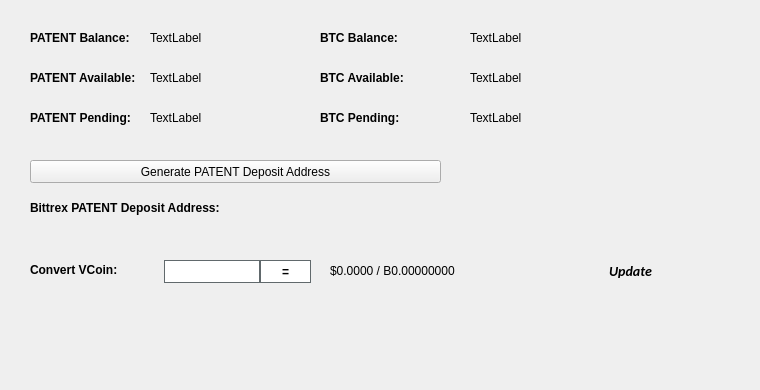
   <widget class="QWidget" name="BalanceTab">
    <attribute name="title">
     <string>Balance</string>
    </attribute>
    <widget class="QLabel" name="BitcoinBalanceLabel">
     <property name="geometry">
      <rect>
       <x>470</x>
       <y>30</y>
       <width>150</width>
       <height>16</height>
      </rect>
     </property>
     <property name="text">
      <string>TextLabel</string>
     </property>
    </widget>
    <widget class="QLabel" name="PATENTBalanceLabel">
     <property name="geometry">
      <rect>
       <x>150</x>
       <y>30</y>
       <width>150</width>
       <height>16</height>
      </rect>
     </property>
     <property name="text">
      <string>TextLabel</string>
     </property>
    </widget>
    <widget class="QLabel" name="label_11">
     <property name="geometry">
      <rect>
       <x>30</x>
       <y>30</y>
       <width>101</width>
       <height>16</height>
      </rect>
     </property>
     <property name="font">
      <font>
       <weight>75</weight>
       <bold>true</bold>
      </font>
     </property>
     <property name="text">
      <string>PATENT Balance:</string>
     </property>
    </widget>
    <widget class="QLabel" name="label_12">
     <property name="geometry">
      <rect>
       <x>320</x>
       <y>30</y>
       <width>101</width>
       <height>16</height>
      </rect>
     </property>
     <property name="font">
      <font>
       <weight>75</weight>
       <bold>true</bold>
      </font>
     </property>
     <property name="text">
      <string>BTC Balance:</string>
     </property>
    </widget>
    <widget class="QLabel" name="PATENTAvailableLabel_2">
     <property name="geometry">
      <rect>
       <x>150</x>
       <y>70</y>
       <width>150</width>
       <height>16</height>
      </rect>
     </property>
     <property name="text">
      <string>TextLabel</string>
     </property>
    </widget>
    <widget class="QLabel" name="label_13">
     <property name="geometry">
      <rect>
       <x>30</x>
       <y>70</y>
       <width>111</width>
       <height>16</height>
      </rect>
     </property>
     <property name="font">
      <font>
       <weight>75</weight>
       <bold>true</bold>
      </font>
     </property>
     <property name="text">
      <string>PATENT Available:</string>
     </property>
    </widget>
    <widget class="QLabel" name="label_14">
     <property name="geometry">
      <rect>
       <x>30</x>
       <y>110</y>
       <width>101</width>
       <height>16</height>
      </rect>
     </property>
     <property name="font">
      <font>
       <weight>75</weight>
       <bold>true</bold>
      </font>
     </property>
     <property name="text">
      <string>PATENT Pending:</string>
     </property>
    </widget>
    <widget class="QLabel" name="PATENTPendingLabel">
     <property name="geometry">
      <rect>
       <x>150</x>
       <y>110</y>
       <width>150</width>
       <height>16</height>
      </rect>
     </property>
     <property name="text">
      <string>TextLabel</string>
     </property>
    </widget>
    <widget class="QLabel" name="label_15">
     <property name="geometry">
      <rect>
       <x>320</x>
       <y>70</y>
       <width>111</width>
       <height>16</height>
      </rect>
     </property>
     <property name="font">
      <font>
       <weight>75</weight>
       <bold>true</bold>
      </font>
     </property>
     <property name="text">
      <string>BTC Available:</string>
     </property>
    </widget>
    <widget class="QLabel" name="BitcoinAvailableLabel">
     <property name="geometry">
      <rect>
       <x>470</x>
       <y>70</y>
       <width>150</width>
       <height>16</height>
      </rect>
     </property>
     <property name="text">
      <string>TextLabel</string>
     </property>
    </widget>
    <widget class="QLabel" name="label_31">
     <property name="geometry">
      <rect>
       <x>320</x>
       <y>110</y>
       <width>111</width>
       <height>16</height>
      </rect>
     </property>
     <property name="font">
      <font>
       <weight>75</weight>
       <bold>true</bold>
      </font>
     </property>
     <property name="text">
      <string>BTC Pending:</string>
     </property>
    </widget>
    <widget class="QLabel" name="BitcoinPendingLabel">
     <property name="geometry">
      <rect>
       <x>470</x>
       <y>110</y>
       <width>150</width>
       <height>16</height>
      </rect>
     </property>
     <property name="text">
      <string>TextLabel</string>
     </property>
    </widget>
    <widget class="QLabel" name="label_33">
     <property name="geometry">
      <rect>
       <x>30</x>
       <y>200</y>
       <width>221</width>
       <height>16</height>
      </rect>
     </property>
     <property name="font">
      <font>
       <weight>75</weight>
       <bold>true</bold>
      </font>
     </property>
     <property name="text">
      <string>Bittrex PATENT Deposit Address:</string>
     </property>
    </widget>
    <widget class="QPushButton" name="GenDepositBTN">
     <property name="geometry">
      <rect>
       <x>30</x>
       <y>160</y>
       <width>411</width>
       <height>23</height>
      </rect>
     </property>
     <property name="text">
      <string>Generate PATENT Deposit Address</string>
     </property>
     <property name="icon">
      <iconset resource="../patent.qrc">
       <normaloff>:/icons/bitcoin</normaloff>:/icons/bitcoin</iconset>
     </property>
    </widget>
    <widget class="QLabel" name="DepositAddressLabel">
     <property name="geometry">
      <rect>
       <x>200</x>
       <y>200</y>
       <width>261</width>
       <height>16</height>
      </rect>
     </property>
     <property name="palette">
      <palette>
       <active>
        <colorrole role="WindowText">
         <brush brushstyle="SolidPattern">
          <color alpha="255">
           <red>0</red>
           <green>0</green>
           <blue>0</blue>
          </color>
         </brush>
        </colorrole>
        <colorrole role="Text">
         <brush brushstyle="SolidPattern">
          <color alpha="255">
           <red>0</red>
           <green>0</green>
           <blue>255</blue>
          </color>
         </brush>
        </colorrole>
       </active>
       <inactive>
        <colorrole role="WindowText">
         <brush brushstyle="SolidPattern">
          <color alpha="255">
           <red>0</red>
           <green>0</green>
           <blue>0</blue>
          </color>
         </brush>
        </colorrole>
        <colorrole role="Text">
         <brush brushstyle="SolidPattern">
          <color alpha="255">
           <red>0</red>
           <green>0</green>
           <blue>255</blue>
          </color>
         </brush>
        </colorrole>
       </inactive>
       <disabled>
        <colorrole role="WindowText">
         <brush brushstyle="SolidPattern">
          <color alpha="255">
           <red>120</red>
           <green>120</green>
           <blue>120</blue>
          </color>
         </brush>
        </colorrole>
        <colorrole role="Text">
         <brush brushstyle="SolidPattern">
          <color alpha="255">
           <red>120</red>
           <green>120</green>
           <blue>120</blue>
          </color>
         </brush>
        </colorrole>
       </disabled>
      </palette>
     </property>
     <property name="font">
      <font>
       <weight>75</weight>
       <bold>true</bold>
      </font>
     </property>
     <property name="text">
      <string/>
     </property>
     <property name="alignment">
      <set>Qt::AlignRight|Qt::AlignTrailing|Qt::AlignVCenter</set>
     </property>
     <property name="textInteractionFlags">
      <set>Qt::LinksAccessibleByMouse|Qt::TextSelectableByKeyboard|Qt::TextSelectableByMouse</set>
     </property>
    </widget>
    <widget class="QLabel" name="label_8">
     <property name="geometry">
      <rect>
       <x>460</x>
       <y>300</y>
       <width>281</width>
       <height>81</height>
      </rect>
     </property>
     <property name="text">
      <string/>
     </property>
     <property name="pixmap">
      <pixmap>:/images/bittrex</pixmap>
     </property>
    </widget>
    <widget class="QWidget" name="widgetConversion" native="true">
     <property name="geometry">
      <rect>
       <x>0</x>
       <y>250</y>
       <width>751</width>
       <height>43</height>
      </rect>
     </property>
     <property name="minimumSize">
      <size>
       <width>0</width>
       <height>43</height>
      </size>
     </property>
     <property name="styleSheet">
      <string notr="true"/>
     </property>
     <widget class="QPushButton" name="btnUpdateMarketData">
      <property name="geometry">
       <rect>
        <x>575</x>
        <y>0</y>
        <width>111</width>
        <height>41</height>
       </rect>
      </property>
      <property name="sizePolicy">
       <sizepolicy hsizetype="Expanding" vsizetype="Expanding">
        <horstretch>0</horstretch>
        <verstretch>0</verstretch>
       </sizepolicy>
      </property>
      <property name="font">
       <font>
        <family>calibri</family>
        <pointsize>-1</pointsize>
        <weight>75</weight>
        <italic>true</italic>
        <bold>true</bold>
       </font>
      </property>
      <property name="styleSheet">
       <string notr="true">margin:0px;text-align:center;padding:2px;border-radius:3px;font-style:italic;width:100px;font-size:14px;font-family:calibri;font-weight:600;</string>
      </property>
      <property name="text">
       <string>Update</string>
      </property>
      <property name="iconSize">
       <size>
        <width>150</width>
        <height>35</height>
       </size>
      </property>
      <property name="autoDefault">
       <bool>true</bool>
      </property>
      <property name="default">
       <bool>true</bool>
      </property>
     </widget>
     <widget class="QLabel" name="lblConvertVCoin">
      <property name="geometry">
       <rect>
        <x>30</x>
        <y>10</y>
        <width>131</width>
        <height>20</height>
       </rect>
      </property>
      <property name="styleSheet">
       <string notr="true"/>
      </property>
      <property name="text">
       <string>&lt;html&gt;&lt;head/&gt;&lt;body&gt;&lt;p&gt;&lt;span style=&quot; font-weight:600;&quot;&gt;Convert VCoin:&lt;/span&gt;&lt;/p&gt;&lt;/body&gt;&lt;/html&gt;</string>
      </property>
     </widget>
     <widget class="QLineEdit" name="txtConvertVCoinQty">
      <property name="geometry">
       <rect>
        <x>160</x>
        <y>10</y>
        <width>100</width>
        <height>23</height>
       </rect>
      </property>
      <property name="minimumSize">
       <size>
        <width>100</width>
        <height>23</height>
       </size>
      </property>
      <property name="maximumSize">
       <size>
        <width>100</width>
        <height>16777215</height>
       </size>
      </property>
      <property name="styleSheet">
       <string notr="true">border: 1px solid #61696c;margin-left:4px;</string>
      </property>
     </widget>
     <widget class="QPushButton" name="btnConvertPATENT">
      <property name="geometry">
       <rect>
        <x>260</x>
        <y>10</y>
        <width>51</width>
        <height>23</height>
       </rect>
      </property>
      <property name="minimumSize">
       <size>
        <width>0</width>
        <height>23</height>
       </size>
      </property>
      <property name="styleSheet">
       <string notr="true">border:1px solid #61696c;background:white;font-weight:600;</string>
      </property>
      <property name="text">
       <string>=</string>
      </property>
     </widget>
     <widget class="QLabel" name="lblConvertVCoinResults">
      <property name="geometry">
       <rect>
        <x>330</x>
        <y>0</y>
        <width>201</width>
        <height>41</height>
       </rect>
      </property>
      <property name="styleSheet">
       <string notr="true"/>
      </property>
      <property name="text">
       <string>$0.0000 / B0.00000000</string>
      </property>
     </widget>
     <widget class="QLabel" name="iconOverviewUpdateWait">
      <property name="geometry">
       <rect>
        <x>670</x>
        <y>10</y>
        <width>24</width>
        <height>24</height>
       </rect>
      </property>
      <property name="text">
       <string/>
      </property>
      <property name="pixmap">
       <pixmap resource="../patent.qrc">:/icons/transaction_1</pixmap>
      </property>
      <property name="scaledContents">
       <bool>true</bool>
      </property>
      <property name="alignment">
       <set>Qt::AlignCenter</set>
      </property>
     </widget>
    </widget>
   </widget>
